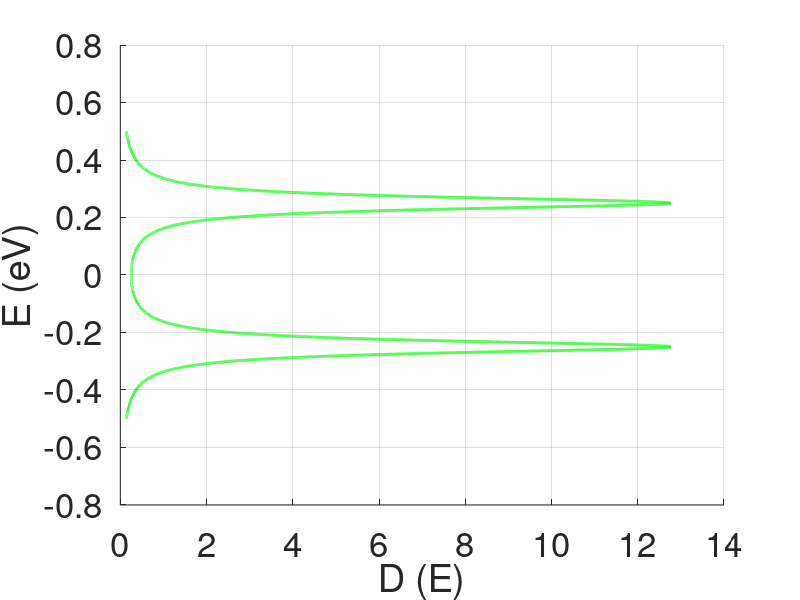

MATLAB code to generate this figure:
clear all
close all
E = linspace(-0.5, 0.5, 50001);
dE = E(2) - E(1);
gam = 0.05;

% D = (gam/(2*pi))./((E.^2)+((gam/2)^2));

D = (gam/(2*pi))./(((E-0.25).^2) + ((gam/2)^2)); %Use for Fig.1.5.2
D = D + ((gam/(2*pi))./(((E+0.25).^2)+((gam/2)^2))); %Use for Fig.1.5.2

dE*sum(D)

hold on
h = plot(D,E, 'g');
set(h, 'linewidth', [2.0])
set(gca, 'Fontsize', [25])
xlabel('D (E)')
ylabel('E (eV)')
grid on
